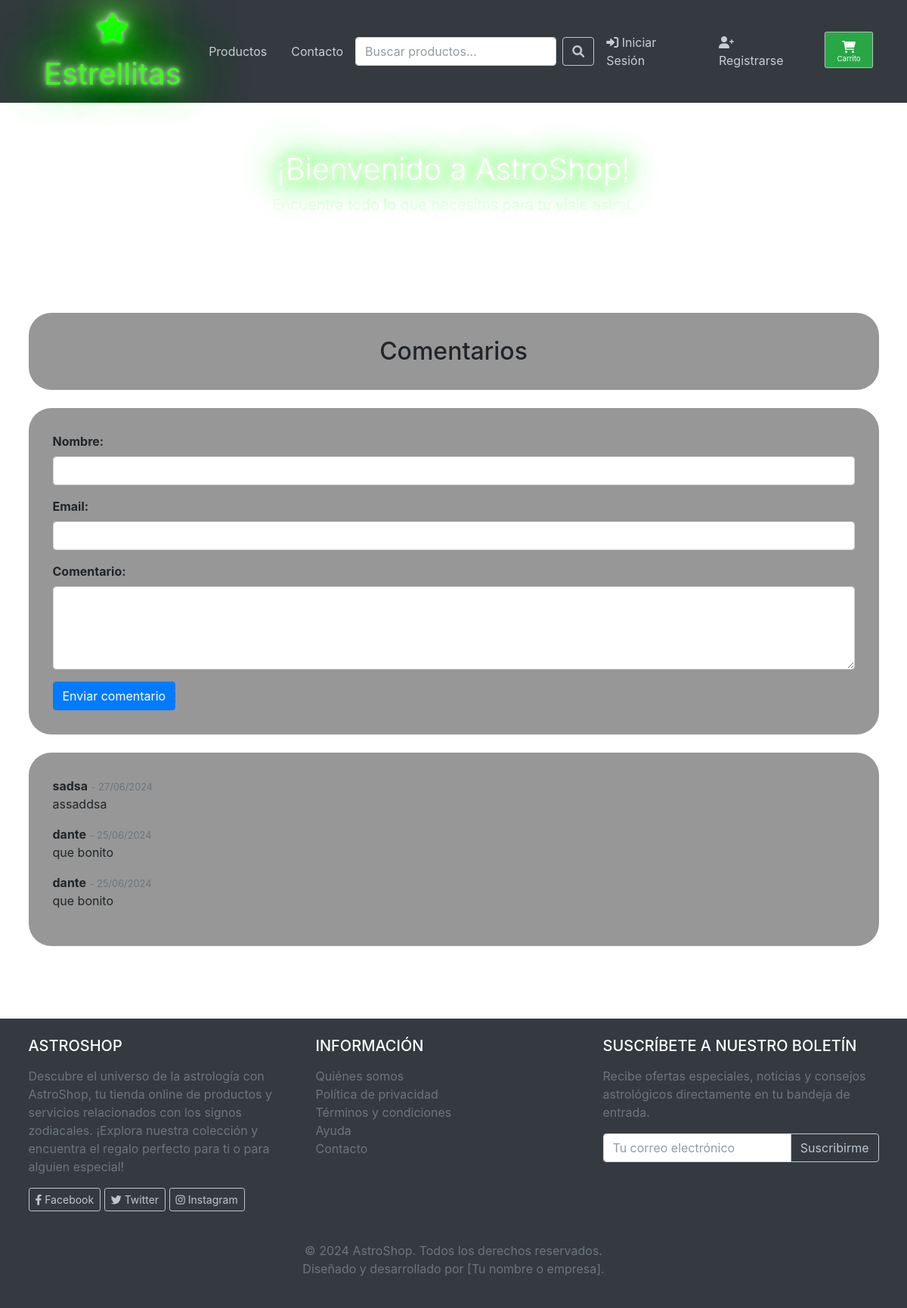
The page / on the database its author committed.
### tables this page shows
CREATE TABLE `comentarios` (
  `id` int(10) UNSIGNED NOT NULL,
  `nombre` varchar(255) NOT NULL,
  `email` varchar(255) NOT NULL,
  `comentario` text NOT NULL,
  `fecha_comentario` timestamp NOT NULL DEFAULT current_timestamp()
);

### includes/database.php (called while the page is built, shortened)
<?php
$servername = "localhost";
$username = "root";
$password = "";
$dbname = "astroshop";
$conn = new mysqli($servername, $username, $password, $dbname);
$conn->set_charset("utf8");
function ejecutarConsulta($sql, $tipos = null, ...$params) {
  global $conn;
  $stmt = $conn->prepare($sql);
  if ($tipos && $params) {
    $stmt->bind_param($tipos, ...$params);
  }
  if ($stmt->execute()) {
    if ($stmt->result_metadata()) {
      return $stmt->get_result();
    } else {
      return true;
    }
  } else {
    die("Error al ejecutar la consulta: " . $stmt->error);
  }
}
?>

### index.php (the view, shortened to what this page needs)
<?php
require_once 'includes/database.php';
?>
<!DOCTYPE html>
<html lang="es">
<head>
    <link href="https://cdn.jsdelivr.net/npm/bootstrap@5.2.3/dist/css/bootstrap.min.css" rel="stylesheet">
    <link rel="stylesheet" href="css/styles.css">
</head>
<body>
<div class="video-background">
    </div>
<?php include 'navbar.php'; ?>
<header class="jumbotronS text-center" id="header">
        <div class="container">
            <h1 class="display-4 neon-text" id="headerText">¡Bienvenido a AstroShop!</h1>
            <p class="lead">Encuentra todo lo que necesitas para tu viaje astral.</p>
        </div>
    </header>
<?php
$sql_obtener_comentarios = "SELECT * FROM comentarios ORDER BY fecha_comentario DESC";
$resultado_comentarios = ejecutarConsulta($sql_obtener_comentarios);
?>
<section class="container py-5" >
  <h2 class="text-center mb-4 transparent-bg">Comentarios</h2>
  <div class="mb-4 transparent-bg"  >
    <form method="post" action="">
      <div class="mb-3">
        <label for="nombre" class="form-label">Nombre:</label>
        <input type="text" class="form-control" id="nombre" name="nombre" value="<?php echo isset($nombre) ? $nombre : ''; ?>">
      </div>
      <div class="mb-3">
        <label for="email" class="form-label">Email:</label>
        <input type="email" class="form-control" id="email" name="email" value="<?php echo isset($email) ? $email : ''; ?>">
      </div>
      <div class="mb-3">
        <label for="comentario" class="form-label">Comentario:</label>
        <textarea class="form-control" id="comentario" name="comentario" rows="4"><?php echo isset($comentario) ? $comentario : ''; ?></textarea>
      </div>
      <button type="submit" name="enviar_comentario" class="btn btn-primary">Enviar comentario</button>
    </form>
  </div>
  <div class="comentarios transparent-bg">
    <?php
    if ($resultado_comentarios->num_rows > 0) {
      while ($comentario = $resultado_comentarios->fetch_assoc()) { ?>
        <div class="comentario mb-3">
          <div class="comentario-encabezado">
            <strong><?php echo $comentario['nombre']; ?></strong>
            <small class="text-muted"> - <?php echo date("d/m/Y", strtotime($comentario['fecha_comentario'])); ?></small>
          </div>
          <p><?php echo nl2br($comentario['comentario']); ?></p>
        </div>
    <?php
      }
    } else { ?>
      <p>Aún no hay comentarios. ¡Sé el primero en compartir tu opinión!</p>
    <?php } ?>
  </div>
</section>
    <?php include 'footer.php'; ?>
</body>
</html>

### index.php (style rules this page uses)
body, html { height: 100%; margin: 0; font-family: Arial, sans-serif; }
.video-background { position: fixed; top: 0; left: 0; width: 100%; height: 100%; z-index: -1; overflow: hidden; }
.jumbotronS { background-color: transparent; color: #ffffff; padding: 4rem 2rem; }
.transparent-bg { background-color: rgba(255, 255, 255, 0.7); padding: 2rem; border-radius: 30px; }
.neon-text { text-shadow: 0 0 5px rgba(255, 255, 255, 0.5), 0 0 10px rgba(255, 255, 255, 0.5), 0 0 20px rgba(255, 255, 255, 0.5), 0 0 40px #39ff14, 0 0 80px #39ff14, 0 0 90px #39ff14, 0 0 100px #39ff14, 0 0 150px #39ff14; transition: color 2s ease, text-shadow 2s ease; }

### navbar.php (style rules this page uses)
#headerText { font-size: 2.5em; color: #fff; text-align: center; text-shadow: 0 0 5px rgba(255, 255, 255, 0.5), 0 0 10px rgba(255, 255, 255, 0.7), 0 0 15px rgba(255, 255, 255, 0.9), 0 0 20px #39ff14, 0 0 40px #39ff14, 0 0 60px #39ff14, 0 0 80px #39ff14, 0 0 100px #39ff14; transition: color 1s ease, text-shadow 1s ease; display: inline-block; position: relative; }

### rows shown on the page
comentarios: nombre "sadsa", fecha_comentario "27/06/2024", comentario "assaddsa"
comentarios: nombre "dante", fecha_comentario "25/06/2024", comentario "que bonito"
comentarios: nombre "dante", fecha_comentario "25/06/2024", comentario "que bonito"
